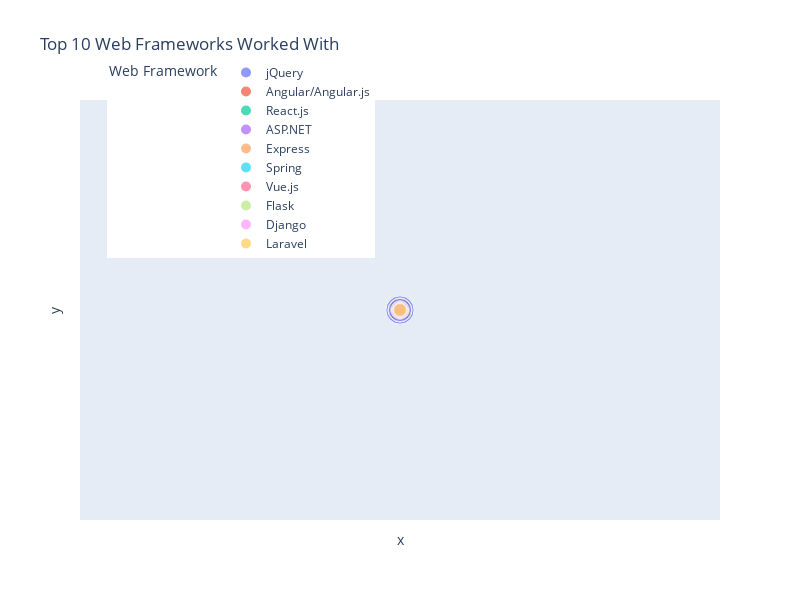

The notebook cell this image was saved under:
### Code cell
import pandas as pd
import plotly.express as px

# Load the data
df = pd.read_csv("C:/Users/minaj/Downloads/m5_survey_data_technologies_normalised.csv")

# Get the top 10 web frameworks
web_frameworks = df['WebFrameWorkedWith'].value_counts().head(10)

# Create a hierarchy bubble chart
fig = px.scatter(
    web_frameworks,
    x=[0] * len(web_frameworks),
    y=[0] * len(web_frameworks),
    size='WebFrameWorkedWith',
    color=web_frameworks.index,
    hover_name=web_frameworks.index,
    title='Top 10 Web Frameworks Worked With',
    width=800,
    height=600
)

# Set the axis and legend titles
fig.update_layout(
    xaxis=dict(showticklabels=False, showgrid=False, zeroline=False),
    yaxis=dict(showticklabels=False, showgrid=False, zeroline=False),
    legend=dict(title='Web Framework', orientation='h', y=1.1, x=0.5)
)

# Show the chart
fig.show()

### Figure 1 — Plotly figure (JSON) as saved in the notebook; plotly's stock layout.template omitted (floating-point values rounded to 4 significant figures)
{"data": [{"hovertemplate": "<b>%{hovertext}</b><br><br>index=jQuery<br>x=%{x}<br>y=%{y}<br>WebFrameWorkedWith=%{marker.size}<extra></extra>", "hovertext": ["jQuery"], "legendgroup": "jQuery", "marker": {"color": "#636efa", "size": [4629], "sizemode": "area", "sizeref": 11.57, "symbol": "circle"}, "mode": "markers", "name": "jQuery", "orientation": "v", "showlegend": true, "type": "scatter", "x": [0], "xaxis": "x", "y": [0], "yaxis": "y"}, {"hovertemplate": "<b>%{hovertext}</b><br><br>index=Angular/Angular.js<br>x=%{x}<br>y=%{y}<br>WebFrameWorkedWith=%{marker.size}<extra></extra>", "hovertext": ["Angular/Angular.js"], "legendgroup": "Angular/Angular.js", "marker": {"color": "#EF553B", "size": [3327], "sizemode": "area", "sizeref": 11.57, "symbol": "circle"}, "mode": "markers", "name": "Angular/Angular.js", "orientation": "v", "showlegend": true, "type": "scatter", "x": [0], "xaxis": "x", "y": [0], "yaxis": "y"}, {"hovertemplate": "<b>%{hovertext}</b><br><br>index=React.js<br>x=%{x}<br>y=%{y}<br>WebFrameWorkedWith=%{marker.size}<extra></extra>", "hovertext": ["React.js"], "legendgroup": "React.js", "marker": {"color": "#00cc96", "size": [3302], "sizemode": "area", "sizeref": 11.57, "symbol": "circle"}, "mode": "markers", "name": "React.js", "orientation": "v", "showlegend": true, "type": "scatter", "x": [0], "xaxis": "x", "y": [0], "yaxis": "y"}, {"hovertemplate": "<b>%{hovertext}</b><br><br>index=ASP.NET<br>x=%{x}<br>y=%{y}<br>WebFrameWorkedWith=%{marker.size}<extra></extra>", "hovertext": ["ASP.NET"], "legendgroup": "ASP.NET", "marker": {"color": "#ab63fa", "size": [3042], "sizemode": "area", "sizeref": 11.57, "symbol": "circle"}, "mode": "markers", "name": "ASP.NET", "orientation": "v", "showlegend": true, "type": "scatter", "x": [0], "xaxis": "x", "y": [0], "yaxis": "y"}, {"hovertemplate": "<b>%{hovertext}</b><br><br>index=Express<br>x=%{x}<br>y=%{y}<br>WebFrameWorkedWith=%{marker.size}<extra></extra>", "hovertext": ["Express"], "legendgroup": "Express", "marker": {"color": "#FFA15A", "size": [2028], "sizemode": "area", "sizeref": 11.57, "symbol": "circle"}, "mode": "markers", "name": "Express", "orientation": "v", "showlegend": true, "type": "scatter", "x": [0], "xaxis": "x", "y": [0], "yaxis": "y"}, {"hovertemplate": "<b>%{hovertext}</b><br><br>index=Spring<br>x=%{x}<br>y=%{y}<br>WebFrameWorkedWith=%{marker.size}<extra></extra>", "hovertext": ["Spring"], "legendgroup": "Spring", "marker": {"color": "#19d3f3", "size": [1728], "sizemode": "area", "sizeref": 11.57, "symbol": "circle"}, "mode": "markers", "name": "Spring", "orientation": "v", "showlegend": true, "type": "scatter", "x": [0], "xaxis": "x", "y": [0], "yaxis": "y"}, {"hovertemplate": "<b>%{hovertext}</b><br><br>index=Vue.js<br>x=%{x}<br>y=%{y}<br>WebFrameWorkedWith=%{marker.size}<extra></extra>", "hovertext": ["Vue.js"], "legendgroup": "Vue.js", "marker": {"color": "#FF6692", "size": [1485], "sizemode": "area", "sizeref": 11.57, "symbol": "circle"}, "mode": "markers", "name": "Vue.js", "orientation": "v", "showlegend": true, "type": "scatter", "x": [0], "xaxis": "x", "y": [0], "yaxis": "y"}, {"hovertemplate": "<b>%{hovertext}</b><br><br>index=Flask<br>x=%{x}<br>y=%{y}<br>WebFrameWorkedWith=%{marker.size}<extra></extra>", "hovertext": ["Flask"], "legendgroup": "Flask", "marker": {"color": "#B6E880", "size": [1186], "sizemode": "area", "sizeref": 11.57, "symbol": "circle"}, "mode": "markers", "name": "Flask", "orientation": "v", "showlegend": true, "type": "scatter", "x": [0], "xaxis": "x", "y": [0], "yaxis": "y"}, {"hovertemplate": "<b>%{hovertext}</b><br><br>index=Django<br>x=%{x}<br>y=%{y}<br>WebFrameWorkedWith=%{marker.size}<extra></extra>", "hovertext": ["Django"], "legendgroup": "Django", "marker": {"color": "#FF97FF", "size": [1176], "sizemode": "area", "sizeref": 11.57, "symbol": "circle"}, "mode": "markers", "name": "Django", "orientation": "v", "showlegend": true, "type": "scatter", "x": [0], "xaxis": "x", "y": [0], "yaxis": "y"}, {"hovertemplate": "<b>%{hovertext}</b><br><br>index=Laravel<br>x=%{x}<br>y=%{y}<br>WebFrameWorkedWith=%{marker.size}<extra></extra>", "hovertext": ["Laravel"], "legendgroup": "Laravel", "marker": {"color": "#FECB52", "size": [939], "sizemode": "area", "sizeref": 11.57, "symbol": "circle"}, "mode": "markers", "name": "Laravel", "orientation": "v", "showlegend": true, "type": "scatter", "x": [0], "xaxis": "x", "y": [0], "yaxis": "y"}], "layout": {"height": 600, "legend": {"itemsizing": "constant", "orientation": "h", "title": {"text": "Web Framework"}, "tracegroupgap": 0, "x": 0.5, "y": 1.1}, "title": {"text": "Top 10 Web Frameworks Worked With"}, "width": 800, "xaxis": {"anchor": "y", "domain": [0, 1], "showgrid": false, "showticklabels": false, "title": {"text": "x"}, "zeroline": false}, "yaxis": {"anchor": "x", "domain": [0, 1], "showgrid": false, "showticklabels": false, "title": {"text": "y"}, "zeroline": false}}}
